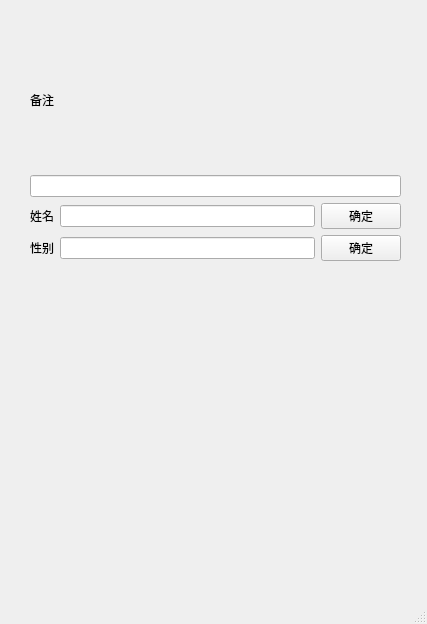
<?xml version="1.0" encoding="UTF-8"?>
<ui version="4.0">
 <class>MainWindow</class>
 <widget class="QMainWindow" name="MainWindow">
  <property name="geometry">
   <rect>
    <x>0</x>
    <y>0</y>
    <width>427</width>
    <height>624</height>
   </rect>
  </property>
  <property name="windowTitle">
   <string>MainWindow</string>
  </property>
  <widget class="QWidget" name="centralwidget">
   <widget class="QWidget" name="">
    <property name="geometry">
     <rect>
      <x>30</x>
      <y>30</y>
      <width>371</width>
      <height>231</height>
     </rect>
    </property>
    <layout class="QVBoxLayout" name="verticalLayout">
     <item>
      <widget class="QLabel" name="label">
       <property name="text">
        <string>备注</string>
       </property>
      </widget>
     </item>
     <item>
      <widget class="QLineEdit" name="lineEdit"/>
     </item>
     <item>
      <layout class="QHBoxLayout" name="horizontalLayout_2">
       <item>
        <widget class="QLabel" name="label_2">
         <property name="text">
          <string>姓名</string>
         </property>
        </widget>
       </item>
       <item>
        <widget class="QLineEdit" name="lineEdit_2"/>
       </item>
       <item>
        <widget class="QPushButton" name="pushButton">
         <property name="text">
          <string>确定</string>
         </property>
        </widget>
       </item>
      </layout>
     </item>
     <item>
      <layout class="QHBoxLayout" name="horizontalLayout">
       <item>
        <widget class="QLabel" name="label_3">
         <property name="text">
          <string>性别</string>
         </property>
        </widget>
       </item>
       <item>
        <widget class="QLineEdit" name="lineEdit_3"/>
       </item>
       <item>
        <widget class="QPushButton" name="pushButton_2">
         <property name="text">
          <string>确定</string>
         </property>
        </widget>
       </item>
      </layout>
     </item>
    </layout>
   </widget>
  </widget>
  <widget class="QMenuBar" name="menubar">
   <property name="geometry">
    <rect>
     <x>0</x>
     <y>0</y>
     <width>427</width>
     <height>23</height>
    </rect>
   </property>
  </widget>
  <widget class="QStatusBar" name="statusbar"/>
 </widget>
 <resources/>
 <connections/>
</ui>
